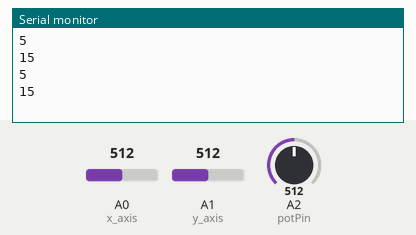
This sketch was run on a simulated Arduino Uno, built with avr-gcc and run on an emulated ATmega328P. On the bench: the last lines printed to the serial monitor. The inputs (shaded band) are chosen by the test bench; at power-on: A0 (x_axis) = 512, A1 (y_axis) = 512, A2 (potPin) = 512. No radio packets arrive unless stated.

Above: at 1.8 s.
1.9 s: A0 (x_axis) set to 716
At 2.7 s:
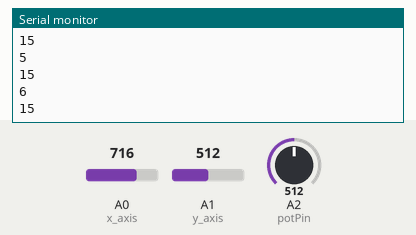
3.4 s: A1 (y_axis) set to 716
At 4.6 s:
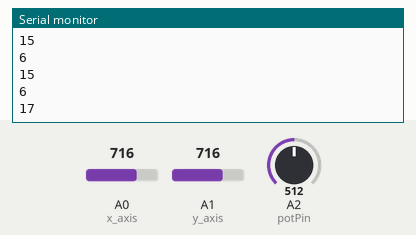
4.9 s: A0 (x_axis) set to 900
At 5.5 s:
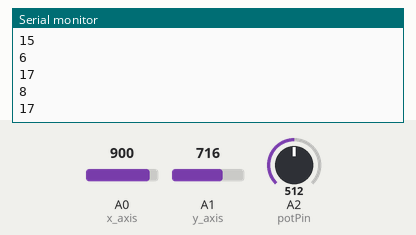
6.4 s: A1 (y_axis) set to 900
At 7.4 s:
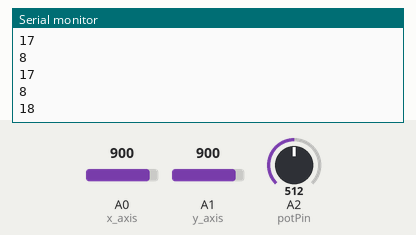
Timing chart, 0 to 8.9 s (numbered marks = the images above; inputs shaded):
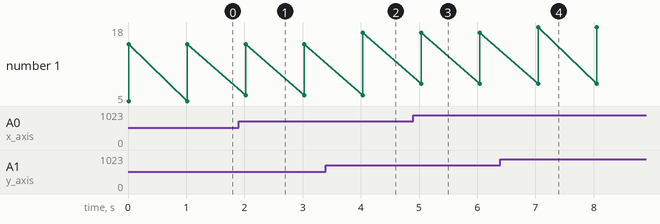

Measured:
- after the input at 1.9 s, the serial monitor: prints a new line after 0.12 s (image 1)
- after the input at 3.4 s, the serial monitor: prints a new line after 0.63 s (image 2)
- after the input at 4.9 s, the serial monitor: prints a new line after 0.13 s (image 3)
- after the input at 6.4 s, the serial monitor: prints a new line after 0.65 s (image 4)
- plotted number 1: 15 → 17 after the input at 3.4 s, 17 → 18 after the input at 6.4 s

The sketch:

transmitter-code.ino
```cpp
/*
---- Transmitter Code ----
Mert Arduino Tutorial & Projects (YouTube)
Please Subscribe for Support
*/

#include <SPI.h>                      //the communication interface with the modem
#include "RF24.h"                     //the library which helps us to control the radio modem

//define the input pins
int x_axis = A0;
int y_axis = A1;
int potPin = A2;

//define variable values
int xValue;
int yValue;
int potValue;


int data[1];

RF24 radio(9,10);                     //5 and 10 are a digital pin numbers to which signals CE and CSN are connected.

const uint64_t pipe = 0xE8E8F0F0E1LL; //the address of the modem, that will receive data from Arduino.


void setup(void){
  Serial.begin(9600);
  radio.begin();                      //it activates the modem.
  radio.openWritingPipe(pipe);        //sets the address of the receiver to which the program will send data.
}

void loop(){

  //Send X-axis data
  xValue = analogRead(x_axis);
  xValue = map(xValue, 0, 1023, 0, 10);
  data[0] = xValue;
  radio.write(data, 1);

  //Send Y-axis data
  yValue = analogRead(y_axis);
  yValue = map(yValue, 0, 1023, 11, 20);
  data[0] = yValue;
  radio.write(data, 1);

  Serial.println(xValue);
  Serial.println(yValue);
  delay(1000);

  //Send Potentiometer data
  potValue = analogRead(potPin);
  potValue = map(potValue, 0, 1023, 21, 30);
  data[0] = potValue;
  radio.write(data, 1);
}
```
